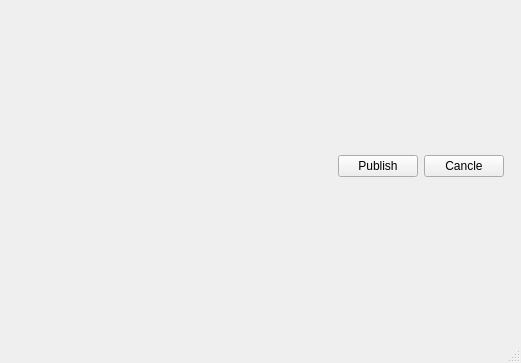
<?xml version="1.0" encoding="UTF-8"?>
<ui version="4.0">
 <class>MainWindow</class>
 <widget class="QMainWindow" name="MainWindow">
  <property name="geometry">
   <rect>
    <x>0</x>
    <y>0</y>
    <width>521</width>
    <height>363</height>
   </rect>
  </property>
  <property name="windowTitle">
   <string>MainWindow</string>
  </property>
  <widget class="QWidget" name="centralwidget">
   <layout class="QVBoxLayout" name="verticalLayout" stretch="100,0">
    <item>
     <layout class="QVBoxLayout" name="verticalLayout_publish"/>
    </item>
    <item>
     <layout class="QHBoxLayout" name="horizontalLayout">
      <property name="rightMargin">
       <number>8</number>
      </property>
      <property name="bottomMargin">
       <number>8</number>
      </property>
      <item>
       <spacer name="horizontalSpacer">
        <property name="orientation">
         <enum>Qt::Horizontal</enum>
        </property>
        <property name="sizeHint" stdset="0">
         <size>
          <width>417</width>
          <height>21</height>
         </size>
        </property>
       </spacer>
      </item>
      <item>
       <widget class="QPushButton" name="pushButton_publish">
        <property name="text">
         <string>Publish</string>
        </property>
       </widget>
      </item>
      <item>
       <widget class="QPushButton" name="pushButton_cancle">
        <property name="text">
         <string>Cancle</string>
        </property>
       </widget>
      </item>
     </layout>
    </item>
   </layout>
  </widget>
  <widget class="QMenuBar" name="menubar">
   <property name="geometry">
    <rect>
     <x>0</x>
     <y>0</y>
     <width>521</width>
     <height>21</height>
    </rect>
   </property>
  </widget>
  <widget class="QStatusBar" name="statusbar"/>
 </widget>
 <resources/>
 <connections/>
</ui>
